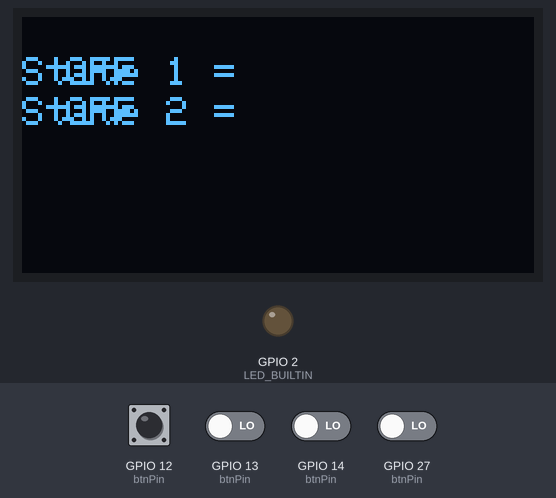
Bench run of a sketch on a simulated ESP32. On the bench: 128×64 one-colour display, output pins drawn as LEDs (lit = HIGH). Inputs (shaded band) come from the test bench; at power-on: GPIO 12 (btnPin), GPIO 13 (btnPin), GPIO 14 (btnPin), GPIO 27 (btnPin) LOW. WiFi joins after 1.5 s; servers stay silent unless stated; uploads are accepted with an empty reply; what the sketch prints to the serial monitor is not drawn.

Above: at 3.8 s.
3.9 s: GPIO 12 (btnPin) pulled HIGH for 1.3 s
Timing chart, 0 to 6.9 s (numbered marks = the images above; inputs shaded):
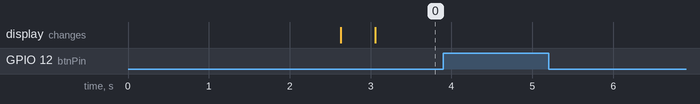

Measured:
- after the input at 3.9 s, every drawn part: stays the same

The sketch:

flask-try.ino
```cpp
#include "WiFi.h"
#include "HTTPClient.h"
#include "Wire.h"
#include "Adafruit_GFX.h"
#include "Adafruit_SSD1306.h"

#define SCREEN_WIDTH 128
#define SCREEN_HEIGHT 64

#define   SSID_WIFI     "Polinema Hotspot LT8 Barat"
#define   PASS_WIFI     ""
#define   DOMAIN        "http://192.168.245.207:5000"
#define   ON            "ON"
#define   OFF           "OFF"

/* Inisialisasi Pin */
#define   ON1           13
#define   OFF1          12
#define   ON2           14
#define   OFF2          27

const uint8_t btnPin[4] = {ON1, OFF1, ON2, OFF2};

uint8_t wifiStatus = 0;
uint32_t sysTmr[3];
uint8_t state[4] = {0, 0, 0, 0};

Adafruit_SSD1306 display(SCREEN_WIDTH, SCREEN_HEIGHT, &Wire, -1);

void setup() {
  Serial.begin(115200);
  for (uint8_t i = 0; i < 4; i++) {
    pinMode(btnPin[i], INPUT);
  }
  pinMode(LED_BUILTIN, OUTPUT);
  InitWifi();

  if (!display.begin(SSD1306_SWITCHCAPVCC, 0x3C)) return; // Address 0x3D for 128x64

}

void loop() {

  if (millis() - sysTmr[2] >= 300) {

    for (uint8_t i = 0; i < 4; i++) {
      state[i] = digitalRead(btnPin[i]);
    }

    display.clearDisplay();
    display.setTextSize(1);
    display.setTextColor(WHITE);

    display.setCursor(0, 10);
    display.println("State 1 = ");

    display.setCursor(11, 10);
    if (getState(0)) display.println("ON");
    else display.println("OFF");

    display.setCursor(0, 20);
    display.println("State 2 = ");

    display.setCursor(11, 20);
    if (getState(1)) display.println("ON");
    else display.println("OFF");

    display.display();

    sysTmr[2] = millis();
  }

  if (millis() - sysTmr[0] >= 500) {

    for (uint8_t i = 0; i < 4; i++) {
      if (state[i]) {
        setState(i);
        delay(300);
        state[i] = 0;
      }
    }

    Serial.print("readState(0) = ");
    Serial.println(readState(0));
    Serial.print("readState(1) = ");
    Serial.println(readState(1));

    if (getState(0)) digitalWrite(LED_BUILTIN, HIGH);
    else digitalWrite(LED_BUILTIN, LOW);

    sysTmr[0] = millis();
  }
}
```

server.ino
```cpp
String readState(uint8_t indx) {
  String a = "";

  String httpRequestData = String(DOMAIN) + "/state";

  if (wifiStatus == 1) {
    WiFiClient client;
    HTTPClient http;

    http.begin(httpRequestData);
    int httpResponseCode = http.GET();
    String payload = http.getString();

    if (httpResponseCode == 200) {
      String Buff_Response = parseStr(payload, " ", indx);
      a  = Buff_Response;
    }
    http.end();
  }
  return a;
}

bool getState(uint8_t indx) {
  if (readState(indx) == ON) {
    return true;
  } else {
    return false;
  }
}

void setState(uint8_t num) {
  String httpRequestData = String(DOMAIN) + "/set_state?set=" + String(num);
  Serial.println("setState = " + String(num));
  if (wifiStatus == 1) {
    HTTPClient http;

    http.begin(httpRequestData);
    int httpResponseCode = http.GET();
    String payload = http.getString();

    if (httpResponseCode == 200) {}
    http.end();
  }
}

String parseStr(String data, char separator[], int index)
{
  int found = 0;
  int strIndex[] = {0, -1};
  int maxIndex = data.length() - 1;

  for (int i = 0; i <= maxIndex && found <= index; i++) {
    if (data.charAt(i) == separator[0] || i == maxIndex) {
      found++;
      strIndex[0] = strIndex[1] + 1;
      strIndex[1] = (i == maxIndex) ? i + 1 : i;
    }
  }

  return found > index ? data.substring(strIndex[0], strIndex[1]) : "";
}

void SerialParseIn() {
  if (millis() - sysTmr[1] >= 10) {

    if (Serial.available() > 1) {
      String read[3];
      read[0] = Serial.readString();
      read[1] = parseStr(read[0], "#", 0);
      if (read[1] == "st1") {
        read[2] = parseStr(read[0], "#", 1);
        state[0] = read[2].toInt();
      } else if (read[1] == "st2") {
        read[2] = parseStr(read[0], "#", 1);
        state[1] = read[2].toInt();
      } else if (read[1] == "st3") {
        read[2] = parseStr(read[0], "#", 1);
        state[2] = read[2].toInt();
      } else if (read[1] == "st4") {
        read[2] = parseStr(read[0], "#", 1);
        state[3] = read[2].toInt();
      }
    }

    sysTmr[1] = millis();
  }
}
```

wifi.ino
```cpp
void InitWifi() {
  WiFi.mode(WIFI_OFF); //Prevents reconnection issue (taking too long to connect)
  delay(1000);
  WiFi.mode(WIFI_STA);
  WiFi.begin(SSID_WIFI, PASS_WIFI);

  Serial.print("Connecting to ");
  Serial.println(SSID_WIFI);

  while (WiFi.status() != WL_CONNECTED) {
    Serial.print(".");
  }

  Serial.println("\n Connected");
  Serial.print("IP address: "); Serial.println(WiFi.localIP()); //IP address assigned to your ESP

  wifiStatus = 1;
  delay(100);
}

void WiFiCheck() {
  Serial.println("Wifi = " + String(wifiStatus));
  if ((WiFi.status() != WL_CONNECTED)) {
    wifiStatus = 0;
    InitWifi();
  }
  else if (WiFi.isConnected()) wifiStatus = 1;
}
```
